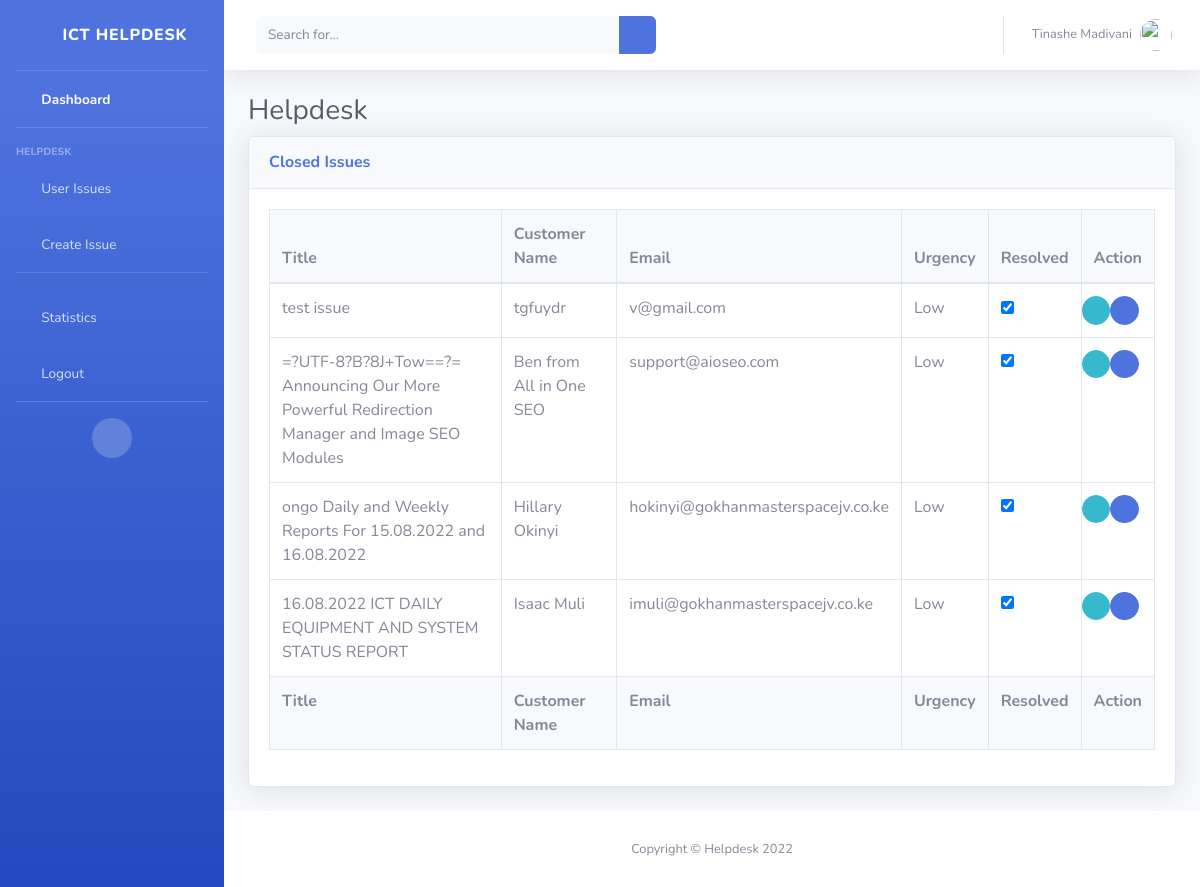
The page /resolved-tickets/ (signed in) on the database its author committed.
### ticketapp/models.py (models this page shows, shortened)
class Ticket(models.Model):
    TICKET_SECTIONS = (
        ('Software', 'Software'),
        ('Hardware', 'Hardware'),
        ('Applications', 'Applications'),
        ('Infrastructure and Networking', 'Infrastructure and Networking'),
        ('Database', 'Database'),
        ('Technical', 'Technical'),
        ('HR', 'HR'),
        ('Administration', 'Administration'),
        ('Transport', 'Transport'),
        ('General', 'General'),
    )
    TICKET_URGENCY = (
        ('Low', 'Low'),
        ('Medium', 'Medium'),
        ('High', 'High'),
        ('Urgent', 'Urgent'),
    )
    TICKET_STATUSES = (
        ('Pending', 'Pending'),
        ('Resolved', 'Resolved'),
        ('Unsolved', 'Unsolved'),
    )
    user = models.ForeignKey(
        User, on_delete=models.CASCADE, null=True, blank=True)
    ticket_id = models.CharField(max_length=8, unique=True, blank=True)
    title = models.CharField(max_length=500)
    issue_description = models.TextField(max_length=25000)
    customer_full_name = models.CharField(
        max_length=200, null=True, blank=True)
    customer_phone_number = models.CharField(
        max_length=20, null=True, blank=True)
    customer_email = models.EmailField(
        max_length=40, default='info@tdbsoft.co.ke')
    ticket_section = models.CharField(
        max_length=30, choices=TICKET_SECTIONS, null=True, blank=True, default='General')
    ticket_priority = models.CharField(
        max_length=100, null=True, blank=True, default="Low")
    completed_status = models.BooleanField(default=False)
    assigned_to = models.ForeignKey(
        User, on_delete=models.CASCADE, related_name='assigned_to', null=True, blank=True)
    resolved_by = models.ForeignKey(
        User, on_delete=models.CASCADE, related_name='resolved_by', null=True, blank=True)
    created_date = models.DateTimeField(auto_now_add=True, null=True)
    resolved_date = models.DateTimeField(null=True, blank=True)

### ticketapp/views.py (the view)
# urls.py: path('resolved-tickets/', views.resolved_tickets, name='resolved-tickets'),
@login_required
def resolved_tickets(request):
    import_email()
    if request.user.is_superuser:
        tickets = Ticket.objects.filter(
            completed_status=True)
    else:
        tickets = Ticket.objects.filter(
            assigned_to=request.user, completed_status=True)
    return render(request, 'ticketapp/closed.html', {'tickets': tickets})

### ticketapp/templates/ticketapp/closed.html (shortened to what this page needs)
{% load static %}
<!DOCTYPE html>
<html lang="en">
  <head>
    <link
      href="{% static 'vendor/fontawesome-free/css/all.min.css' %}"
      rel="stylesheet"
      type="text/css"
    />
    <link href="{% static 'css/sb-admin-2.min.css' %}" rel="stylesheet" />
  </head>
  <body id="page-top">
    <div id="wrapper">
      <ul
        class="navbar-nav bg-gradient-primary sidebar sidebar-dark accordion"
        id="accordionSidebar"
      >
        <a
          class="sidebar-brand d-flex align-items-center justify-content-center"
          href="index.html"
        >
          <div class="sidebar-brand-icon">
            <i class="fas fa-home"></i>
          </div>
          <div class="sidebar-brand-text mx-3">ICT Helpdesk</div>
        </a>
        <hr class="sidebar-divider my-0" />
        <li class="nav-item active">
          <a class="nav-link" href="{% url 'ticketapp:ticket-list' %}">
            <i class="fas fa-fw fa-tachometer-alt"></i>
            <span>Dashboard</span></a
          >
        </li>
        <hr class="sidebar-divider" />
        <div class="sidebar-heading">Helpdesk</div>
        <li class="nav-item">
          <a
            class="nav-link collapsed"
            href="#"
            data-toggle="collapse"
            data-target="#collapseTwo"
            aria-expanded="true"
            aria-controls="collapseTwo"
          >
            <i class="fas fa-fw fa-folder"></i>
            <span>User Issues</span>
          </a>
        </li>
        <li class="nav-item">
          <a class="nav-link" href="{% url 'ticketapp:create-ticket' %}">
            <i class="fas fa-fw fa-edit"></i>
            <span>Create Issue</span></a
          >
        </li>
        <hr class="sidebar-divider" />
        <li class="nav-item">
          <a
            class="nav-link"
            href="{% url 'ticketapp:user-performance-list' %}"
          >
            <i class="fas fa-fw fa-chart-area"></i>
            <span>Statistics</span></a
          >
        </li>
        <li class="nav-item">
          <a class="nav-link" href="{% url 'accounts:logout' %}">
            <i class="fas fa-fw fa-sign-out-alt"></i>
            <span>Logout</span></a
          >
        </li>
        <hr class="sidebar-divider d-none d-md-block" />
        <div class="text-center d-none d-md-inline">
          <button class="rounded-circle border-0" id="sidebarToggle"></button>
        </div>
      </ul>
      <div id="content-wrapper" class="d-flex flex-column">
        <div id="content">
          <nav
            class="navbar navbar-expand navbar-light bg-white topbar mb-4 static-top shadow"
          >
            <form
              class="d-none d-sm-inline-block form-inline mr-auto ml-md-3 my-2 my-md-0 mw-100 navbar-search"
            >
              <div class="input-group">
                <input
                  type="text"
                  class="form-control bg-light border-0 small"
                  placeholder="Search for..."
                  aria-label="Search"
                  aria-describedby="basic-addon2"
                />
                <div class="input-group-append">
                  <button class="btn btn-primary" type="button">
                    <i class="fas fa-search fa-sm"></i>
                  </button>
                </div>
              </div>
            </form>
            <ul class="navbar-nav ml-auto">
              <li class="nav-item dropdown no-arrow">
                <a
                  class="nav-link dropdown-toggle"
                  href="#"
                  id="userDropdown"
                  role="button"
                  data-toggle="dropdown"
                  aria-haspopup="true"
                  aria-expanded="false"
                >
                  <span class="mr-2 d-none d-lg-inline text-gray-600 small"
                    >Tinashe Madivani</span
                  >
                  <img
                    class="img-profile rounded-circle"
                    src="{% static 'img/undraw_profile.svg' %}"
                  />
                </a>
              </li>
            </ul>
          </nav>
          <div class="container-fluid">
            <h1 class="h3 mb-2 text-gray-800">Helpdesk</h1>
            <div class="card shadow mb-4">
              <div class="card-header py-3">
                <h6 class="m-0 font-weight-bold text-primary">Closed Issues</h6>
              </div>
              <div class="card-body">
                <div class="table-responsive">
                  <table
                    class="table table-bordered"
                    id="dataTable"
                    width="100%"
                    cellspacing="0"
                  >
                    <thead>
                      <tr class="bg-light">
                        <th>Title</th>
                        <th>Customer Name</th>
                        <th>Email</th>
                        <th>Urgency</th>
                        <th>Resolved</th>
                        <th>Action</th>
                      </tr>
                    </thead>
                    <tfoot>
                      <tr class="bg-light">
                        <th>Title</th>
                        <th>Customer Name</th>
                        <th>Email</th>
                        <th>Urgency</th>
                        <th>Resolved</th>
                        <th>Action</th>
                      </tr>
                    </tfoot>
                    <tbody>
                      {% for ticket in tickets %}
                      <tr>
                        <td>{{ ticket.title }}</td>
                        <td>{{ ticket.customer_full_name }}</td>
                        <td>{{ ticket.customer_email }}</td>
                        <td>{{ ticket.ticket_priority }}</td>
                        <td>
                          {% if ticket.completed_status %}
                          <div class="form-check m-auto">
                            <input
                              type="checkbox"
                              class="form-check-input"
                              id="exampleCheck1"
                              checked
                            />
                          </div>
                          {% endif %}
                        </td>
                        <td>
                          <div class="row">
                            <a
                              href="{% url 'ticketapp:ticket-detail' pk=ticket.id %}"
                              class="btn btn-info btn-circle btn-sm"
                            >
                              <i class="fas fa-info-circle"></i>
                            </a>
                            <a
                              href="{% url 'ticketapp:update-ticket' pk=ticket.id %}"
                              class="btn btn-primary btn-circle btn-sm"
                            >
                              <i class="fas fa-edit"></i>
                            </a>
                          </div>
                        </td>
                      </tr>
                      {% endfor %}
                    </tbody>
                  </table>
                </div>
              </div>
            </div>
          </div>
        </div>
        <footer class="sticky-footer bg-white">
          <div class="container my-auto">
            <div class="copyright text-center my-auto">
              <span>Copyright &copy; Helpdesk 2022</span>
            </div>
          </div>
        </footer>
      </div>
    </div>
  </body>
</html>

### rows shown on the page
Ticket: title "test issue", customer_full_name "tgfuydr", customer_email "v@gmail.com", ticket_priority "Low"
Ticket: title "=?UTF-8?B?8J+Tow==?= Announcing Our More Powerful Redirection Manager and Image SEO Modules", customer_full_name "Ben from All in One SEO", customer_email "support@aioseo.com", ticket_priority "Low"
Ticket: title "ongo Daily and Weekly Reports For 15.08.2022 and 16.08.2022", customer_full_name "Hillary Okinyi", customer_email "hokinyi@gokhanmasterspacejv.co.ke", ticket_priority "Low"
Ticket: title "16.08.2022 ICT DAILY EQUIPMENT AND SYSTEM STATUS REPORT", customer_full_name "Isaac Muli", customer_email "imuli@gokhanmasterspacejv.co.ke", ticket_priority "Low"
